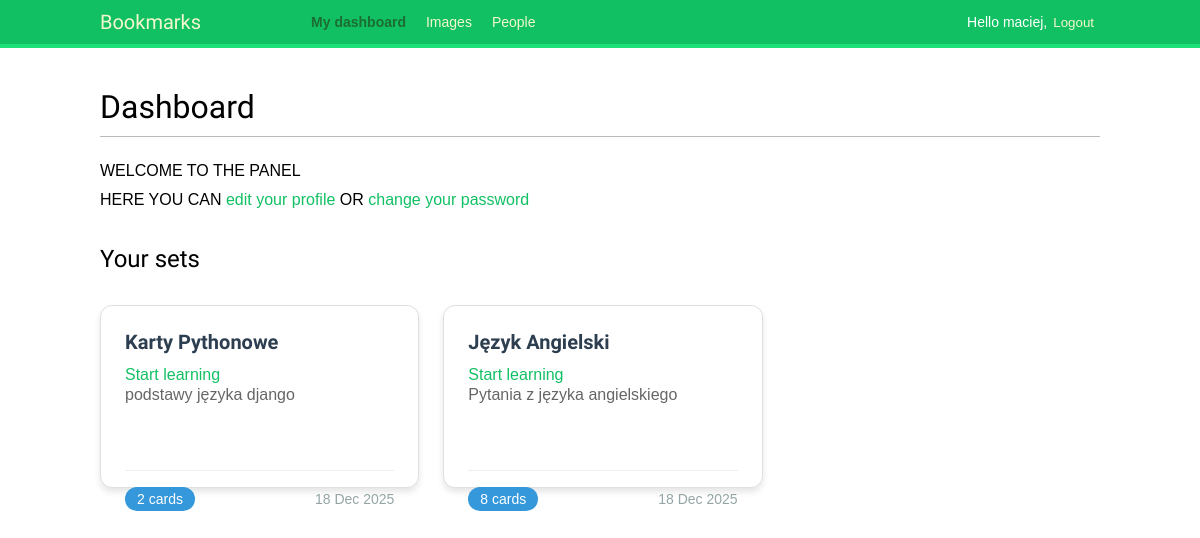
The app's page /account/ (signed in) with its own data.
### sets/models.py (models this page shows, shortened)
class Set(models.Model):
    owner=models.ForeignKey(
        User,
        on_delete=models.CASCADE,
        related_name='sets'
    )
    name = models.CharField(max_length=255, unique=True)
    description = models.CharField(blank=True)
    created_at = models.DateTimeField(auto_now_add=True)
    sessions_count = models.PositiveIntegerField(default=0, editable=False)
    @property
    def cards_count(self):
        return self.cards.count()

### account/views.py (the view)
# urls.py: path('', dashboard, name='dashboard'),
@login_required
def dashboard(request):
    sets = Set.objects.filter(owner=request.user)
    return render(
        request,
        'account/dashboard.html',
        {
            'section': 'dashboard',
            'sets': sets
        }
    )

### account/templates/account/dashboard.html (shortened to what this page needs)
{% extends "base.html" %}
{% block content %}
  <h1>Dashboard</h1>
  <p>
    WELCOME TO THE PANEL
    <br>
    HERE YOU CAN <a href="{% url 'edit' %}">edit your profile</a> OR <a href="{% url 'password_change' %}">change your password</a>
  </p>
  <h2>Your sets</h2>
  {% include 'sets/sets_plates.html' %}
{% endblock %}

### account/templates/base.html (shortened to what this page needs)
{% load static %}
<!DOCTYPE html>
<html>
<head>
  <link href="{% static "css/base.css" %}" rel="stylesheet">
</head>
<body>
  <div id="header">
    <span class="logo">Bookmarks</span>
    {% if request.user.is_authenticated %}
      <ul class="menu">
        <li {% if section == "dashboard" %}class="selected"{% endif %}>
          <a href="{% url "dashboard" %}">My dashboard</a>
        </li>
        <li {% if section == "images" %}class="selected"{% endif %}>
          <a href="#">Images</a>
        </li>
        <li {% if section == "people" %}class="selected"{% endif %}>
          <a href="#">People</a>
        </li>
      </ul>
    {% endif %}
    <span class="user">
      {% if request.user.is_authenticated %}
        Hello {{ request.user.first_name|default:request.user.username }},
        <form action="{% url "logout" %}" method="post">
          <button type="submit">Logout</button>
        </form>
      {% else %}
        <a href="{% url "login" %}">Log-in</a>
      {% endif %}
    </span>
  </div>
  <div id="content">
    {% block content %}
    {% endblock %}
  </div>
</body>
</html>

### sets/templates/sets/sets_plates.html (shortened to what this page needs)
{% load static %}
<head>
  <link href="{% static "styles/sets_styles.css" %}" rel="stylesheet">
</head>
{% if sets %}
  <div id="sets-container">
    <ul class="sets-grid">
      {% for set in sets %}
        <li class="set-card">
          <div class="set-content">
            <h3 class="set-title">{{ set.name }}</h3>
            <a href="{% url 'learn_sessions:start' set.id %}">
              Start learning
            </a>
            <p class="set-description">{{ set.description|default:"No description" }}</p>
            <div class="set-footer">
              <span class="card-count">{{ set.cards_count }} cards</span>
              <small class="set-date">{{ set.created_at|date:"d M Y" }}</small>
            </div>
          </div>
        </li>
      {% endfor %}
    </ul>
  </div>
{% else %}
  <p class="empty-state">You don't have any sets yet.</p>
{% endif %}

### account/static/css/base.css (style rules this page uses)
body { margin:0; padding:0; font-family:helvetica, sans-serif; }
p { line-height: 1.8; }
a { color:#12c064; text-decoration:none; }
h1, h2, h3, h4, h5 , h6 { font-family: 'Muli', sans-serif; font-weight:normal; }
h1 { border-bottom:1px solid #bbb; padding:0 0 10px 0; margin:10px 0 20px 0; }
h2 { margin:30px 0 20px; }
#header { padding:10px 100px; font-size:14px; background:#12c064; color:#fff; border-bottom:4px solid #1cdf78; overflow:auto; }
#header .logo { font-family: 'Muli', sans-serif; float:left; color:#f3f7cc; font-size:20px; margin-right:10%; }
#header ul.menu { list-style:none; float:left; margin:0; padding:0; }
#header ul.menu li { float:left; padding:4px 10px; }
#header ul.menu li.selected a, #header ul.menu li.selected a:hover { color:#1b6d32; font-weight:bold; }
#header a { color:#f3f7cc; }
#header .user { float:right; padding-top:4px; }
#header .user form { display:inline; float:right; }
#header .user button { background:none; color:#f3f7cc; border:none; cursor:pointer; float:left; display:inline; }
#content { padding:30px 100px; }
form { overflow:auto; }

### sets/static/styles/sets_styles.css (style rules this page uses)
#sets-container { margin: 2rem 0; }
.sets-grid { list-style: none; padding: 0; margin: 0; display: flex; flex-wrap: wrap; gap: 1.5rem; }
.set-card { background: white; border-radius: 12px; box-shadow: 0 4px 6px rgba(0, 0, 0, 0.1); border: 1px solid #e0e0e0; width: calc(33.333% - 1rem); min-width: 250px; transition: transform 0.2s, box-shadow 0.2s; }
.set-content { padding: 1.5rem; height: 100%; display: flex; flex-direction: column; }
.set-title { margin: 0 0 0.75rem 0; font-size: 1.25rem; color: #2c3e50; font-weight: 600; }
.set-description { margin: 0 0 1rem 0; color: #666; line-height: 1.4; flex-grow: 1; }
.set-footer { display: flex; justify-content: space-between; align-items: center; padding-top: 1rem; border-top: 1px solid #eee; margin-top: auto; }
.card-count { background: #3498db; color: white; padding: 0.25rem 0.75rem; border-radius: 20px; font-size: 0.875rem; font-weight: 500; }
.set-date { color: #95a5a6; font-size: 0.875rem; }

### records on screen
Set: name "Karty Pythonowe", description "podstawy języka django", cards_count "2", created_at "18 Dec 2025"
Set: name "Język Angielski", description "Pytania z języka angielskiego", cards_count "8", created_at "18 Dec 2025"

### other values on screen
{{ request.user.first_name|default:request.user.username }} "maciej"
